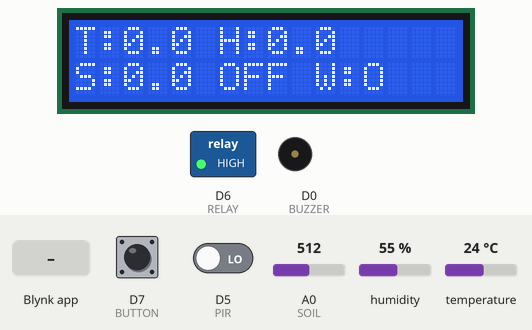
Recording of a sketch running on a simulated ESP8266 (NodeMCU). On the bench: 16×2 character LCD, switched loads named in the sketch (green lamp = pin HIGH), buzzer (waves = sounding, pin HIGH). The inputs (shaded band) are chosen by the test bench; at power-on: D7 (BUTTON) HIGH, D5 (PIR) LOW, A0 (SOIL) = 512, humidity 55 %, temperature 24 °C. WiFi joins after 1.5 s; servers stay silent unless stated.

Above: at 3.0 s.
3.1 s: D7 (BUTTON) pulled LOW for 0.15 s
At 4.0 s:
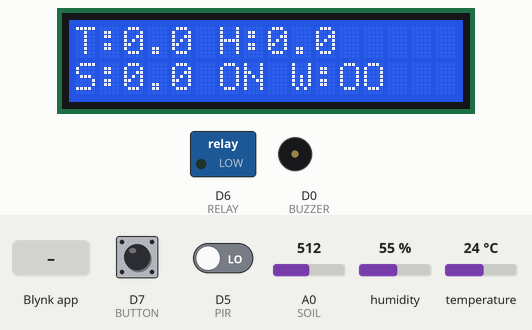
5.1 s: D7 (BUTTON) pulled LOW for 1 s
At 5.54 s:
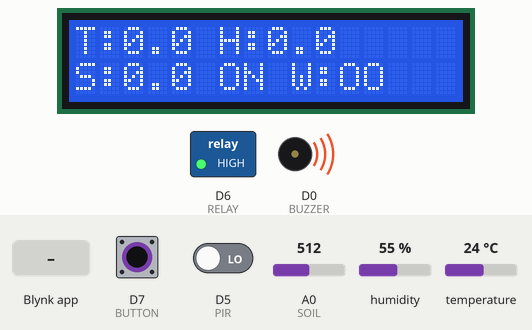
7.6 s: D5 (PIR) driven HIGH
At 8.16 s:
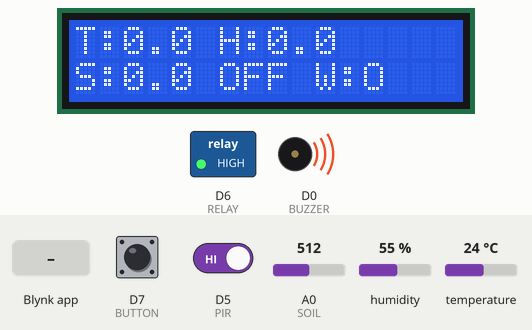
10.4 s: D5 (PIR) driven LOW
At 10.8 s:
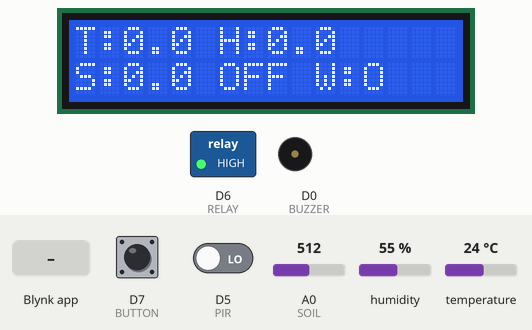
14.9 s: Blynk app writes 0 to V1
Timing chart, 0 to 17.9 s (numbered marks = the images above; inputs shaded):
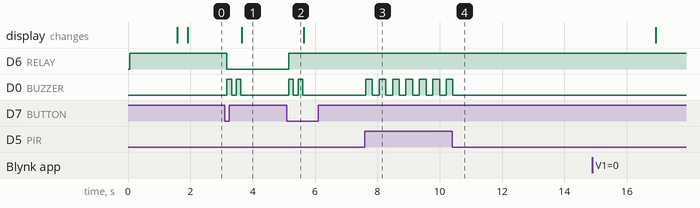

Measured:
- after the input at 3.1 s, D6 (RELAY): HIGH → LOW after 0.07 s; D0 (BUZZER): alternates HIGH for 0.15 s and LOW for 0.15 s, 4 changes in all, then stays LOW, starting after 0.07 s; the display: changes after 0.55 s (image 1)
- after the input at 5.1 s, D6 (RELAY): LOW → HIGH after 0.05 s; D0 (BUZZER): alternates HIGH for 0.15 s and LOW for 0.15 s, 4 changes in all, then stays LOW, starting after 0.05 s
- after the input at 7.6 s, D0 (BUZZER): alternates HIGH for 0.22 s and LOW for 0.22 s, starting at once
- after the input at 10.4 s, D0 (BUZZER): goes on until 10.4 s, then stays LOW

The sketch:

Smart_irrigstion_system_code.ino
```cpp
/*
 * Project: Smart Irrigation System
 * Author: Vishal Rajput
 * Description: IoT-based irrigation with regenerative braking integration.
 */
#define BLYNK_TEMPLATE_ID "TMPL3H9ooStI1"
#define BLYNK_TEMPLATE_NAME "smart irrigation system"

#define BLYNK_PRINT Serial

#include <ESP8266WiFi.h>
#include <BlynkSimpleEsp8266.h>
#include <LiquidCrystal_I2C.h>
#include <DHT.h>

// ===== WIFI =====
char auth[] = "YOUR_AUTH";
char ssid[] = "Vishal Mobile 5G";
char pass[] = "Vishalrajput";

// ===== LCD =====
LiquidCrystal_I2C lcd(0x27, 16, 2);

// ===== DHT =====
#define DHTPIN D4
#define DHTTYPE DHT11
DHT dht(DHTPIN, DHTTYPE);

// ===== PINS =====
#define SOIL A0
#define PIR D5
#define RELAY D6
#define BUTTON D7
#define BUZZER D0

#define RELAY_ON LOW
#define RELAY_OFF HIGH

BlynkTimer timer;

// ===== VARIABLES =====
float temp = 0, hum = 0, soilVal = 0;

int relayState = RELAY_OFF;
int buttonState = HIGH;

bool autoMode = true;
int threshold = 30;

unsigned long lastReconnectAttempt = 0;

// ===== PIR BUZZER =====
unsigned long lastPirToggle = 0;
bool pirBeepState = false;

// ===== CALIBRATION =====
int dryValue = 850;
int wetValue = 400;

// ===== BUZZER =====
void beepOnce() {
  digitalWrite(BUZZER, HIGH);
  delay(150);
  digitalWrite(BUZZER, LOW);
}

void beepTwice() {
  beepOnce(); delay(150); beepOnce();
}

// ===== BLYNK CONTROLS =====
BLYNK_WRITE(V0) {
  if (!autoMode) {
    relayState = param.asInt();
    digitalWrite(RELAY, relayState);
  }
}
BLYNK_WRITE(V1) { autoMode = param.asInt(); }
BLYNK_WRITE(V2) { threshold = param.asInt(); }

// ===== DHT (1 MIN) =====
void readDHT() {
  float h = dht.readHumidity();
  float t = dht.readTemperature();

  if (!isnan(h)) hum = h;
  if (!isnan(t)) temp = t;

  if (Blynk.connected()) {
    Blynk.virtualWrite(V3, temp);
    Blynk.virtualWrite(V4, hum);
  }
}

// ===== SOIL (15 SEC) =====
void readSoil() {
  int raw = analogRead(SOIL);

  soilVal = (float)(raw - dryValue) * 100.0 / (wetValue - dryValue);
  soilVal = constrain(soilVal, 0, 100);

  if (autoMode) {
    relayState = (soilVal < threshold) ? RELAY_ON : RELAY_OFF;
    digitalWrite(RELAY, relayState);
  }

  if (Blynk.connected()) {
    Blynk.virtualWrite(V5, soilVal);
  }
}

// ===== PIR REAL-TIME =====
void handlePIR() {

  if (digitalRead(PIR) == HIGH && relayState == RELAY_OFF) {

    if (millis() - lastPirToggle > 200) {
      pirBeepState = !pirBeepState;
      digitalWrite(BUZZER, pirBeepState);
      lastPirToggle = millis();
    }

    if (Blynk.connected()) {
      Blynk.virtualWrite(V6, 255);
    }

  } else {
    digitalWrite(BUZZER, LOW);

    if (Blynk.connected()) {
      Blynk.virtualWrite(V6, 0);
    }
  }
}

// ===== WIFI RECONNECT =====
void checkConnection() {

  if (WiFi.status() != WL_CONNECTED) {
    if (millis() - lastReconnectAttempt > 10000) {
      WiFi.begin(ssid, pass);
      lastReconnectAttempt = millis();
    }
  }
  else {
    if (!Blynk.connected()) {
      Blynk.connect(1000);
    }
  }
}

// ===== SETUP =====
void setup() {
  Serial.begin(115200);

  lcd.begin();
  lcd.backlight();

  pinMode(PIR, INPUT);
  pinMode(RELAY, OUTPUT);
  pinMode(BUTTON, INPUT_PULLUP);
  pinMode(BUZZER, OUTPUT);

  digitalWrite(RELAY, RELAY_OFF);

  dht.begin();

  lcd.setCursor(0,0);
  lcd.print("Connecting WiFi");

  WiFi.begin(ssid, pass);

  unsigned long start = millis();
  while (WiFi.status() != WL_CONNECTED && millis() - start < 8000) {
    delay(500);
  }

  lcd.clear();

  Blynk.config(auth);
  if (WiFi.status() == WL_CONNECTED) {
    Blynk.connect(1000);
  }

  timer.setInterval(60000L, readDHT);
  timer.setInterval(15000L, readSoil);
  timer.setInterval(5000L, checkConnection);
}

// ===== LOOP =====
void loop() {

  if (WiFi.status() == WL_CONNECTED && Blynk.connected()) {
    Blynk.run();
  }

  timer.run();

  // ===== BUTTON =====
  if (digitalRead(BUTTON) == LOW) {
    delay(50);
    if (buttonState == HIGH) {
      relayState = !relayState;
      digitalWrite(RELAY, relayState);
      beepTwice();
    }
    buttonState = LOW;
  } else {
    buttonState = HIGH;
  }

  // ===== PIR =====
  handlePIR();

  // ===== LCD =====
  lcd.setCursor(0, 0);
  lcd.print("T:");
  lcd.print(temp,1);
  lcd.print(" H:");
  lcd.print(hum,1);
  lcd.print("   ");

  lcd.setCursor(0, 1);
  lcd.print("S:");
  lcd.print(soilVal,1);
  lcd.print(relayState == RELAY_ON ? " ON" : " OFF");

  lcd.print(WiFi.status() == WL_CONNECTED ? " W:O" : " W:X");
}
```
